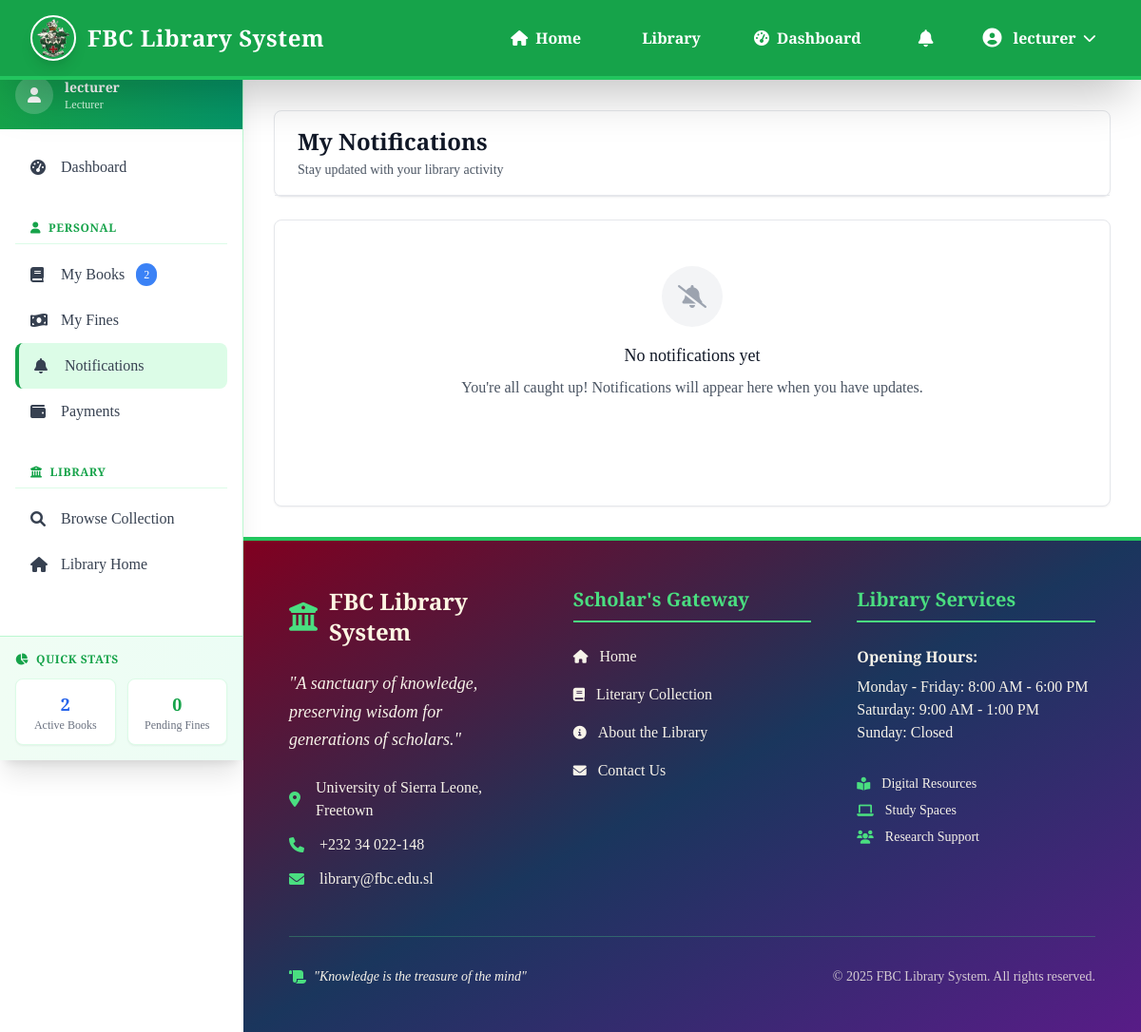
The app's page /notifications/ (signed in), older data.
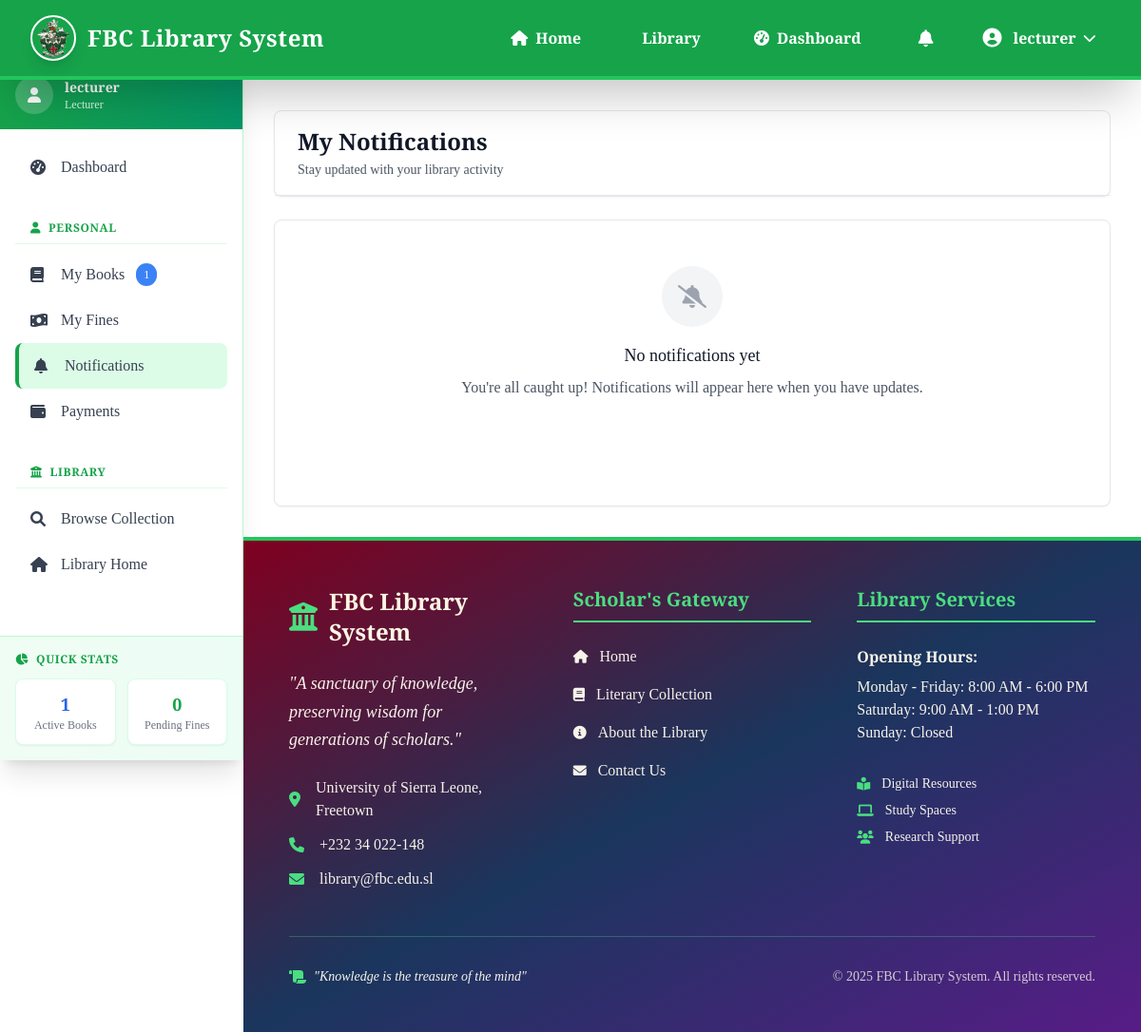
The same page, newer data.
### fbc_users/models.py (models this page shows, shortened)
class CustomUser(AbstractUser):
    USER_TYPE_CHOICES = (
        ('student', 'Student'),
        ('lecturer', 'Lecturer'),
        ('staff', 'Staff'),
        ('admin', 'Admin'),
    )
    user_type = models.CharField(max_length=10, choices=USER_TYPE_CHOICES)
    university_id = models.CharField(max_length=20, unique=True, null=True, blank=True)
    phone_number = models.CharField(max_length=15, blank=True)
    profile_image = models.ImageField(upload_to='profile_pics/', null=True, blank=True)
    is_suspended = models.BooleanField(default=False)
    is_subscription_active = models.BooleanField(default=False)
    subscription_end_date = models.DateTimeField(null=True, blank=True)
    last_activity = models.DateTimeField(auto_now=True)
    last_library_entry = models.DateTimeField(null=True, blank=True)
    total_library_visits = models.IntegerField(default=0)
    @property
    def active_borrowings_count(self):
        from fbc_books.models import BookBorrowing
        return BookBorrowing.objects.filter(user=self, status='active').count()
    @property
    def pending_fines_count(self):
        from fbc_fines.models import Fine
        return Fine.objects.filter(user=self, status='pending').count()
    @property
    def unread_notifications_count(self):
        from fbc_notifications.models import LibraryNotification
        return LibraryNotification.objects.filter(recipient=self, unread=True).count()
    class Meta:
        verbose_name = "User"
        verbose_name_plural = "Users"
        permissions = [
            ("can_suspend_users", "Can suspend users"),
            ("can_manage_ebooks", "Can manage e-books"),
            ("can_view_reports", "Can view reports"),
            ("can_manage_payments", "Can manage payments"),
            ("can_view_attendance", "Can view attendance logs"),
        ]

### fbc_notifications/views.py (the view)
# urls.py: path('', views.view_notifications, name='notifications'),
@login_required
def view_notifications(request):
    notifications = Notification.objects.filter(recipient=request.user)
    return render(request, "fbc_notifications/notifications.html", {"notifications": notifications})

### templates/fbc_notifications/notifications.html (shortened to what this page needs)
{% extends 'base.html' %}
{% load static %}
{% block content %}
<div class="max-w-7xl mx-auto">
    <div class="bg-white rounded-lg shadow-sm border border-gray-200 mb-6">
        <div class="px-6 py-4 border-b border-gray-200">
            <div class="flex items-center justify-between">
                <div>
                    <h1 class="text-2xl font-bold text-gray-900">My Notifications</h1>
                    <p class="text-sm text-gray-600 mt-1">Stay updated with your library activity</p>
                </div>
            </div>
        </div>
    </div>
    {% if notifications.exists %}
        <div class="space-y-4">
            {% for notification in notifications %}
            <div class="bg-white rounded-lg shadow-sm border border-gray-200 {% if notification.unread %}border-l-4 border-l-blue-500{% endif %} notification-item" data-id="{{ notification.id }}">
                <div class="p-6">
                    <div class="flex items-start justify-between">
                        <div class="flex-1">
                            <div class="flex items-center space-x-2 mb-2">
                                <h3 class="text-lg font-semibold text-gray-900">{{ notification.title }}</h3>
                                {% if notification.unread %}
                                <span class="inline-flex items-center px-2 py-1 rounded-full text-xs font-medium bg-blue-100 text-blue-800">
                                    <i class="fas fa-circle text-blue-500 mr-1" style="font-size: 0.5rem;"></i>
                                    New
                                </span>
                                {% endif %}
                            </div>
                            <p class="text-gray-600 mb-3">{{ notification.message }}</p>
                            <div class="flex items-center text-sm text-gray-500">
                                <i class="fas fa-clock mr-2"></i>
                                <span>{{ notification.created_at|timesince }} ago</span>
                                <span class="mx-2">•</span>
                                <span>{{ notification.created_at|date:"F j, Y g:i A" }}</span>
                            </div>
                        </div>
                        <div class="flex items-center space-x-2 ml-4">
                            {% if notification.unread %}
                            <button class="mark-read-btn text-gray-400 hover:text-primary transition-colors duration-200" data-id="{{ notification.id }}" title="Mark as read">
                                <i class="fas fa-check-circle text-lg"></i>
                            </button>
                            {% else %}
                            <div class="text-gray-300" title="Read">
                                <i class="fas fa-check-circle text-lg"></i>
                            </div>
                            {% endif %}
                        </div>
                    </div>
                </div>
            </div>
            {% endfor %}
        </div>
        <div class="mt-8 flex justify-center">
        </div>
    {% else %}
        <div class="bg-white rounded-lg shadow-sm border border-gray-200">
            <div class="px-6 py-12 text-center">
                <div class="w-16 h-16 bg-gray-100 rounded-full flex items-center justify-center mx-auto mb-4">
                    <i class="fas fa-bell-slash text-2xl text-gray-400"></i>
                </div>
                <h3 class="text-lg font-medium text-gray-900 mb-2">No notifications yet</h3>
                <p class="text-gray-600 mb-6">You're all caught up! Notifications will appear here when you have updates.</p>
                <a href="{% url 'fbc_books:book_list' %}" class="inline-flex items-center px-4 py-2 bg-primary text-white rounded-lg hover:bg-primary-600 transition-colors duration-200">
                    <i class="fas fa-book mr-2"></i>
                </a>
            </div>
        </div>
    {% endif %}
</div>
{% endblock %}

### templates/base.html (shortened to what the changed rows need)
<!DOCTYPE html>
<html lang="en">
<head>
    <link rel="stylesheet" href="https://cdnjs.cloudflare.com/ajax/libs/font-awesome/6.0.0/css/all.min.css">
    <script src="https://cdn.tailwindcss.com"></script>
    <link rel="stylesheet" href="/static/css/style.css">
</head>
<body class="bg-white min-h-screen flex flex-col font-body">
    <nav class="bg-fbc-green-600 text-white shadow-2xl sticky top-0 z-50 backdrop-blur-sm border-b-4 border-fbc-green-500">
        <div class="max-w-7xl mx-auto px-4 sm:px-6 lg:px-8">
            <div class="flex justify-between items-center h-20">
                <div class="hidden md:flex md:items-center md:space-x-8">
                    <div class="flex items-center space-x-6">
                        {% if user.is_authenticated %}
                            <div class="relative group">
                                <button class="relative p-3 text-white hover:bg-white hover:bg-opacity-20 hover:text-white rounded-lg transition-all duration-300">
                                    <i class="fas fa-bell text-lg"></i>
                                </button>
                            </div>
                            <div class="relative group">
                                <button class="flex items-center px-4 py-2 text-base font-serif font-semibold text-white hover:bg-white hover:bg-opacity-20 hover:text-white rounded-lg transition-all duration-300">
                                    <i class="fas fa-user-circle mr-3 text-xl"></i>
                                    {{ user.get_full_name|default:user.username }}
                                    <i class="fas fa-chevron-down ml-2 text-sm"></i>
                                </button>
                            </div>
                        {% else %}
                            <a href="{% url 'fbc_users:login' %}" class="bg-white text-fbc-green-600 px-6 py-3 rounded-xl text-base font-serif font-bold hover:bg-gray-50 transition-all duration-300 shadow-lg hover:shadow-xl transform hover:-translate-y-1">
                                <i class="fas fa-sign-in-alt mr-2"></i>Login
                            </a>
                        {% endif %}
                    </div>
                </div>
            </div>
            </nav>
    <main class="flex-1 w-full transition-all duration-300" id="main-content">
        {% if user.is_authenticated and user.user_type in 'student,lecturer,staff,admin' %}
            {% with is_dashboard_page=request.resolver_match.url_name %}
                {% if 'dashboard' in is_dashboard_page or 'my_' in is_dashboard_page or is_dashboard_page in 'my_books,my_fines,my_subscription,my_payments,notifications,manage_borrowings,manage_fines,manage_users,manage_books,admin_dashboard' %}
        <div class="max-w-7xl mx-auto px-4 sm:px-6 lg:px-8 py-8 md:ml-64" id="content-wrapper">
                {% else %}
        <div class="max-w-7xl mx-auto px-4 sm:px-6 lg:px-8 py-8" id="content-wrapper">
                {% endif %}
            {% endwith %}
        {% else %}
        <div class="max-w-7xl mx-auto px-4 sm:px-6 lg:px-8 py-8" id="content-wrapper">
        {% endif %}
        {% block content %}
        {% endblock %}
        </div>
    </main>
    {% include 'partials/user_sidebar.html' %}
</body>
</html>

### templates/partials/user_sidebar.html (shortened to what the changed rows need)
{% if user.is_authenticated and user.user_type in 'student,lecturer,staff,admin' %}
    {% with is_dashboard_page=request.resolver_match.url_name %}
        {% if 'dashboard' in is_dashboard_page or 'my_' in is_dashboard_page or is_dashboard_page in 'my_books,my_fines,my_subscription,my_payments,notifications,manage_borrowings,manage_fines,manage_users,manage_books,admin_dashboard' %}
<aside class="fixed left-0 top-16 w-64 bg-white border-r border-fbc-green-200 shadow-xl z-30 transform transition-transform duration-300 ease-in-out -translate-x-full md:translate-x-0" id="user-sidebar" style="height: calc(100vh - 4rem); bottom: auto; overflow-y: auto;">
    <div class="flex flex-col h-full">
        <div class="bg-gradient-to-r from-fbc-green-600 to-emerald-600 p-4 text-white">
            <div class="flex items-center space-x-3">
                <div class="w-10 h-10 bg-white bg-opacity-20 rounded-full flex items-center justify-center">
                    <i class="fas fa-user text-white"></i>
                </div>
                <div>
                    <div class="font-serif font-bold text-sm">{{ user.get_full_name|default:user.username }}</div>
                    <div class="text-fbc-green-100 text-xs">{{ user.user_type|capfirst }}</div>
                </div>
            </div>
        </div>
        <nav class="flex-1 p-4 space-y-2 overflow-y-auto">
            {% if user.user_type == 'admin' %}
                <a href="{% url 'fbc_users:admin_dashboard' %}" class="flex items-center space-x-3 px-4 py-3 text-gray-700 hover:bg-fbc-green-50 hover:text-fbc-green-700 rounded-lg transition-all duration-200 group {% if request.resolver_match.url_name == 'admin_dashboard' %}bg-fbc-green-100 text-fbc-green-800 border-l-4 border-fbc-green-600{% endif %}">
                    <i class="fas fa-crown w-5 group-hover:text-fbc-green-600"></i>
                    <span class="font-medium">Admin Dashboard</span>
                </a>
            {% else %}
                <a href="{% url 'fbc_books:dashboard' %}" class="flex items-center space-x-3 px-4 py-3 text-gray-700 hover:bg-fbc-green-50 hover:text-fbc-green-700 rounded-lg transition-all duration-200 group ">
                    <i class="fas fa-tachometer-alt w-5 group-hover:text-fbc-green-600"></i>
                    <span class="font-medium">Dashboard</span>
                </a>
            {% endif %}
            <div class="pt-4">
                <div class="px-4 py-2 text-xs font-bold text-fbc-green-600 uppercase tracking-wider border-b border-fbc-green-100 mb-2">
                    <i class="fas fa-user mr-2"></i>Personal
                </div>
                <a href="{% url 'fbc_books:my_books' %}" class="flex items-center space-x-3 px-4 py-3 text-gray-700 hover:bg-fbc-green-50 hover:text-fbc-green-700 rounded-lg transition-all duration-200 group ">
                    <i class="fas fa-book w-5 group-hover:text-fbc-green-600"></i>
                    <span class="font-medium">My Books</span>
                    {% if user.active_borrowings_count %}
                        <span class="ml-auto bg-blue-500 text-white text-xs px-2 py-1 rounded-full">{{ user.active_borrowings_count }}</span>
                    {% endif %}
                </a>
                <a href="{% url 'fbc_fines:my_fines' %}" class="flex items-center space-x-3 px-4 py-3 text-gray-700 hover:bg-fbc-green-50 hover:text-fbc-green-700 rounded-lg transition-all duration-200 group ">
                    <i class="fas fa-money-bill-wave w-5 group-hover:text-fbc-green-600"></i>
                    <span class="font-medium">My Fines</span>
                </a>
                <a href="{% url 'fbc_notifications:notifications' %}" class="flex items-center space-x-3 px-4 py-3 text-gray-700 hover:bg-fbc-green-50 hover:text-fbc-green-700 rounded-lg transition-all duration-200 group {% if request.resolver_match.url_name == 'notifications' %}bg-fbc-green-100 text-fbc-green-800 border-l-4 border-fbc-green-600{% endif %}">
                    <i class="fas fa-bell w-5 group-hover:text-fbc-green-600"></i>
                    <span class="font-medium">Notifications</span>
                </a>
                <a href="{% url 'fbc_payments:my_payments' %}" class="flex items-center space-x-3 px-4 py-3 text-gray-700 hover:bg-fbc-green-50 hover:text-fbc-green-700 rounded-lg transition-all duration-200 group ">
                    <i class="fas fa-wallet w-5 group-hover:text-fbc-green-600"></i>
                    <span class="font-medium">Payments</span>
                </a>
            </div>
            <div class="pt-4">
                <div class="px-4 py-2 text-xs font-bold text-fbc-green-600 uppercase tracking-wider border-b border-fbc-green-100 mb-2">
                    <i class="fas fa-university mr-2"></i>Library
                </div>
                <a href="{% url 'fbc_books:book_list' %}" class="flex items-center space-x-3 px-4 py-3 text-gray-700 hover:bg-fbc-green-50 hover:text-fbc-green-700 rounded-lg transition-all duration-200 group">
                    <i class="fas fa-search w-5 group-hover:text-fbc-green-600"></i>
                    <span class="font-medium">Browse Collection</span>
                </a>
                <a href="{% url 'fbc_books:home' %}" class="flex items-center space-x-3 px-4 py-3 text-gray-700 hover:bg-fbc-green-50 hover:text-fbc-green-700 rounded-lg transition-all duration-200 group">
                    <i class="fas fa-home w-5 group-hover:text-fbc-green-600"></i>
                    <span class="font-medium">Library Home</span>
                </a>
            </div>
        </nav>
        <div class="bg-gradient-to-r from-fbc-green-50 to-emerald-50 border-t border-fbc-green-200 p-4 mt-auto">
            <div class="text-xs font-bold text-fbc-green-600 uppercase tracking-wider mb-3 flex items-center">
                <i class="fas fa-chart-pie mr-2"></i>Quick Stats
            </div>
            <div class="grid grid-cols-2 gap-3 text-xs">
                <div class="bg-white p-3 rounded-lg shadow-sm border border-fbc-green-100 text-center">
                    <div class="font-bold text-lg text-blue-600">{{ user.active_borrowings_count|default:0 }}</div>
                    <div class="text-gray-500 font-medium">Active Books</div>
                </div>
                <div class="bg-white p-3 rounded-lg shadow-sm border border-fbc-green-100 text-center">
                    <div class="font-bold text-lg {% if user.pending_fines_count %}text-red-600{% else %}text-fbc-green-600{% endif %}">{{ user.pending_fines_count|default:0 }}</div>
                    <div class="text-gray-500 font-medium">Pending Fines</div>
                </div>
            </div>
        </div>
    </div>
</aside>
        {% endif %}
    {% endwith %}
{% endif %}

Row changes from the older to the newer data that the page shows:
changed CustomUser "lecturer": active_borrowings_count "2" → "1"
